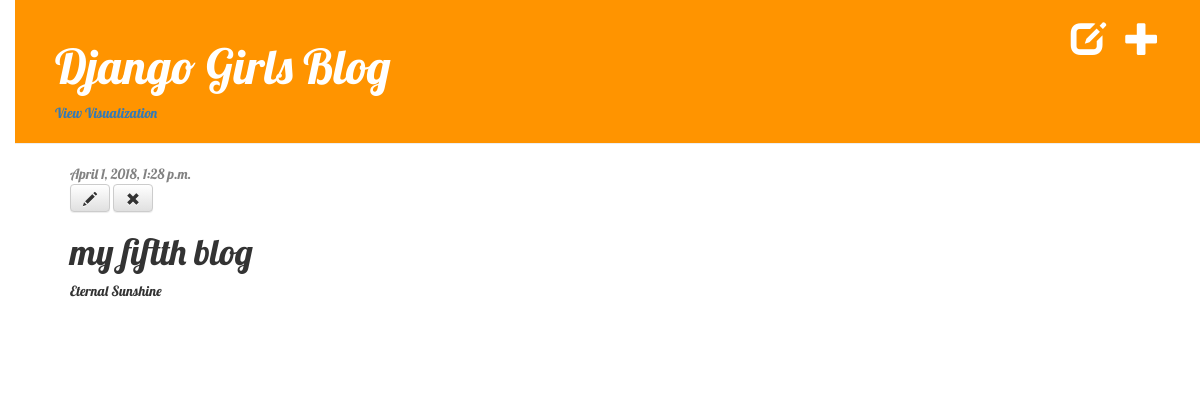
The app's page /post/5/ (signed in), older data.
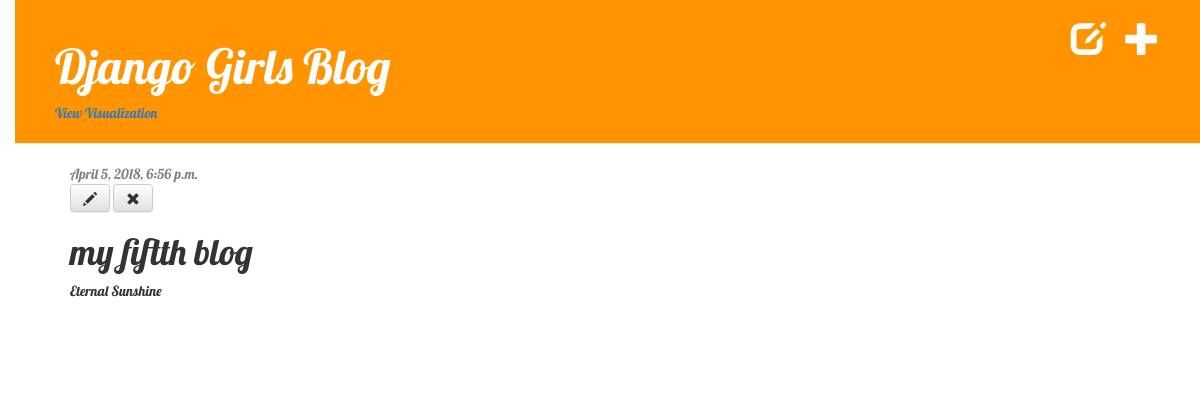
The same page, newer data.
### blog/models.py (models this page shows, shortened)
class Post(models.Model):
    author = models.ForeignKey('auth.User', on_delete=models.CASCADE)
    title = models.CharField(max_length=200)
    text = models.TextField()
    created_date = models.DateTimeField(default=timezone.now)
    published_date = models.DateTimeField(blank=True, null=True)

### blog/views.py (the view)
# urls.py: url(r'^post/(?P<pk>\d+)/$', views.post_detail, name='post_detail'),
def post_detail(request, pk):
    post = get_object_or_404(Post, pk=pk)
    return render(request, 'blog/post_detail.html', {'post': post})

### blog/templates/blog/post_detail.html
{% extends 'blog/base.html' %}
    {% block content %}
        <div class="post">
            {% if post.published_date %}
                <div class="date">
                    {{ post.published_date }}
                </div>
            {% else %}
                <a class="btn btn-default" href="{% url 'post_publish' pk=post.pk %}">Publish</a>
            {% endif %}
            {% if user.is_authenticated %}
                <a class="btn btn-default" href="{% url 'post_edit' pk=post.pk %}"><span class="glyphicon glyphicon-pencil"></span></a>
                <a class="btn btn-default" href="{% url 'post_remove' pk=post.pk %}"><span class="glyphicon glyphicon-remove"></span></a>
            {% endif %}
            <h1>{{ post.title }}</h1>
            <p>{{ post.text|linebreaksbr }}</p>
        </div>
    {% endblock %}

Row changes from the older to the newer data that the page shows:
changed Post "my fiftth blog": published_date "April 1, 2018, 1:28 p.m." → "April 5, 2018, 6:56 p.m."
